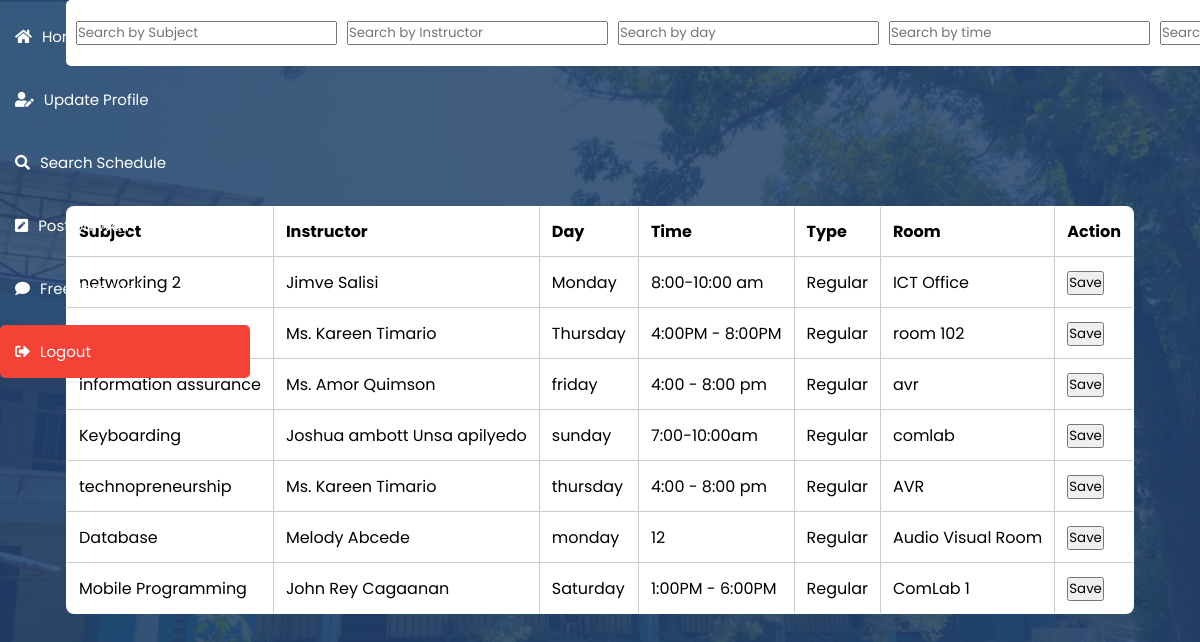
/searchsched.php (signed in), run on the app's committed database.
### tables this page shows
CREATE TABLE `schedule` (
  `id` int(255) NOT NULL,
  `subject` varchar(100) NOT NULL,
  `instructor` varchar(100) NOT NULL,
  `day` varchar(50) NOT NULL,
  `time` varchar(50) NOT NULL,
  `type` varchar(50) NOT NULL,
  `room` varchar(50) NOT NULL
);

### searchsched.php (the view, shortened to what this page needs)
<?php
include 'config.php';
$user_id = $_SESSION['user_id'];
if (isset($_POST['submit'])) {
    $searchSubject = mysqli_real_escape_string($conn, $_POST['searchSubject']);
    $searchInstructor = mysqli_real_escape_string($conn, $_POST['searchInstructor']);
    $searchDay = mysqli_real_escape_string($conn, $_POST['searchDay']);
    $searchTime = mysqli_real_escape_string($conn, $_POST['searchTime']);
    $searchType = mysqli_real_escape_string($conn, $_POST['searchType']);
    $searchRoom = mysqli_real_escape_string($conn, $_POST['searchRoom']);
    $whereClause = "WHERE 1";
    if (!empty($searchSubject)) {
        $whereClause .= " AND subject LIKE '%$searchSubject%'";
    }
    if (!empty($searchInstructor)) {
        $whereClause .= " AND instructor LIKE '%$searchInstructor%'";
    }
    if (!empty($searchDay)) {
        $whereClause .= " AND day LIKE '%$searchDay%'";
    }
    if (!empty($searchTime)) {
        $whereClause .= " AND time LIKE '%$searchTime%'";
    }
    if (!empty($searchType)) {
        $whereClause .= " AND type LIKE '%$searchType%'";
    }
    if (!empty($searchRoom)) {
        $whereClause .= " AND room LIKE '%$searchRoom%'";
    }
    $filterQuery = "SELECT * FROM schedule $whereClause";
    $filterResult = mysqli_query($conn, $filterQuery);
    if (mysqli_num_rows($filterResult) > 0) {
        $filterData = mysqli_fetch_all($filterResult, MYSQLI_ASSOC);
    } else {
        $message = "No data found";
    }
} else {
    $allDataQuery = "SELECT * FROM schedule";
    $allDataResult = mysqli_query($conn, $allDataQuery);
    if (mysqli_num_rows($allDataResult) > 0) {
        $filterData = mysqli_fetch_all($allDataResult, MYSQLI_ASSOC);
    } else {
        $message = "No data found";
    }
}
?>
<!DOCTYPE html>
<html lang="en">
<head>
    <link rel="stylesheet" href="https://cdnjs.cloudflare.com/ajax/libs/font-awesome/5.15.4/css/all.min.css">
</head>
<body>
<div class="sidebar">
    <a href="userhome.php" class="btn"><i class="fas fa-home"></i>Home</a>
    <a href="user_updp.php" class="btn"><i class="fas fa-user-edit"></i>Update Profile</a>
    <a href="searchsched.php" class="btn"><i class="fas fa-search"></i>Search Schedule</a>
    <a href="userthots.php?user_id=<?php echo $user_id; ?>" class="btn"><i class="fas fa-pen-square"></i>Post on Wall</a>
    <a href="wallthots.php" class="btn"><i class="fas fa-comment"></i>Freedom Wall</a>
    <a href="userhome.php?logout=<?php echo $user_id; ?>" class="delete-btn"><i class="fas fa-sign-out-alt"></i>Logout</a>
</div>
<div class="container">
<nav>
        <form action="searchsched.php" method="POST">
            <input type="text" name="searchSubject" placeholder="Search by Subject">
            <input type="text" name="searchInstructor" placeholder="Search by Instructor">
            <input type="text" name="searchDay" placeholder="Search by day">
            <input type="text" name="searchTime" placeholder="Search by time">
            <input type="text" name="searchType" placeholder="Search by type">
        </form>
</nav>
</div>
<div class="container">
    <?php
    if (isset($filterData)) {
        echo "<table border='1'>
                <tr>
                    <th>Subject</th>
                    <th>Instructor</th>
                    <th>Day</th>
                    <th>Time</th>
                    <th>Type</th>
                    <th>Room</th>
                    <th>Action</th>
                </tr>";
                foreach ($filterData as $row) {
                    echo "<tr>
                            <td>{$row['subject']}</td>
                            <td>{$row['instructor']}</td>
                            <td>{$row['day']}</td>
                            <td>{$row['time']}</td>
                            <td>{$row['type']}</td>
                            <td>{$row['room']}</td>
                            <td>
                                <form action='searchsched.php' method='POST'>
                                    <input type='hidden' name='filterData' value='" . urlencode(json_encode($row)) . "'>
                                    <button type='submit' name='saveToDashboard'>Save</button>
                                </form>
                            </td>
                        </tr>";
                }
        echo "</table>";
    }
    ?>
    </div>
</body>
</html>

### searchsched.php (style rules this page uses)
* { margin: 0; padding: 0; box-sizing: border-box; font-family: "Poppins", sans-serif; }
body { display: flex; justify-content: center; align-items: center; min-height: 100vh; background: url(pics/ustp.png) no-repeat; background-size: cover; background-position: center; }
.sidebar { height: none; width: 250px; position: fixed; top: 0; left: 0; padding-top: none; }
.sidebar a { padding: 15px; text-decoration: none; font-size: 15px; color: WHITE; display: block; transition: 0.3s; }
.sidebar a i { margin-right: 10px; }
.btn { display: inline-block; padding: 10px 15px; margin: 10px 0; text-decoration: none; color: #fff; border-radius: 5px; transition: background-color 0.3s; }
.delete-btn { display: inline-block; padding: 10px 15px; margin: 10px 0; text-decoration: none; background-color: #f44336; color: #fff; border-radius: 5px; transition: background-color 0.3s; }
table { width: 100%; border-collapse: collapse; background-color: #fff; margin-top: 20px; border-radius: 8px; overflow: hidden; }
table th, table td { padding: 12px; border: 1px solid #ccc; text-align: left; }
table th, table td { transition: background-color 0.3s; }
nav { position: fixed; width: 100%; top: 0; background-color: white; z-index: 1000; display: flex; justify-content: space-between; align-items: center; padding: 10px; border-radius: 5px; }
nav form { display: flex; gap: 10px; align-items: center; }

### data on the page
schedule: subject "networking 2", instructor "Jimve Salisi", day "Monday", time "8:00-10:00 am", type "Regular", room "ICT Office"
schedule: instructor "Ms. Kareen Timario", day "Thursday", time "4:00PM - 8:00PM", type "Regular", room "room 102"
schedule: subject "information assurance", instructor "Ms. Amor Quimson", day "friday", time "4:00 - 8:00 pm", type "Regular", room "avr"
schedule: subject "Keyboarding", instructor "Joshua ambott Unsa apilyedo", day "sunday", time "7:00-10:00am", type "Regular", room "comlab"
schedule: subject "technopreneurship", instructor "Ms. Kareen Timario", day "thursday", time "4:00 - 8:00 pm", type "Regular", room "AVR"
schedule: subject "Database", instructor "Melody Abcede", day "monday", time "12", type "Regular", room "Audio Visual Room"
schedule: subject "Mobile Programming", instructor "John Rey Cagaanan", day "Saturday", time "1:00PM - 6:00PM", type "Regular", room "ComLab 1"
